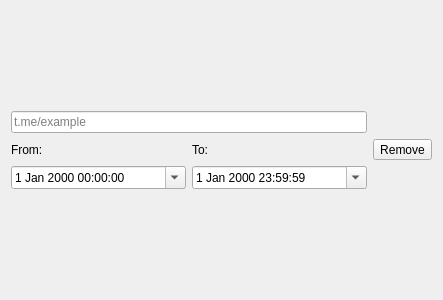
<?xml version="1.0" encoding="UTF-8"?>
<ui version="4.0">
 <class>Form</class>
 <widget class="QWidget" name="Form">
  <property name="geometry">
   <rect>
    <x>0</x>
    <y>0</y>
    <width>443</width>
    <height>300</height>
   </rect>
  </property>
  <property name="windowTitle">
   <string>Form</string>
  </property>
  <layout class="QGridLayout" name="gridLayout">
   <item row="2" column="0" colspan="2">
    <widget class="QLineEdit" name="chnl_name">
     <property name="placeholderText">
      <string>t.me/example</string>
     </property>
    </widget>
   </item>
   <item row="0" column="0" colspan="2">
    <spacer name="top_v_spacer">
     <property name="orientation">
      <enum>Qt::Vertical</enum>
     </property>
     <property name="sizeHint" stdset="0">
      <size>
       <width>20</width>
       <height>40</height>
      </size>
     </property>
    </spacer>
   </item>
   <item row="3" column="1">
    <widget class="QLabel" name="to_lbl">
     <property name="styleSheet">
      <string notr="true">QFrame{
	border-style: none;
}</string>
     </property>
     <property name="text">
      <string>To:</string>
     </property>
    </widget>
   </item>
   <item row="3" column="0">
    <widget class="QLabel" name="from_lbl">
     <property name="styleSheet">
      <string notr="true">QFrame{
	border-style: none;
}</string>
     </property>
     <property name="text">
      <string>From:</string>
     </property>
    </widget>
   </item>
   <item row="4" column="1">
    <widget class="QDateTimeEdit" name="end_date">
     <property name="focusPolicy">
      <enum>Qt::StrongFocus</enum>
     </property>
     <property name="readOnly">
      <bool>false</bool>
     </property>
     <property name="buttonSymbols">
      <enum>QAbstractSpinBox::UpDownArrows</enum>
     </property>
     <property name="time">
      <time>
       <hour>23</hour>
       <minute>59</minute>
       <second>59</second>
      </time>
     </property>
     <property name="calendarPopup">
      <bool>true</bool>
     </property>
    </widget>
   </item>
   <item row="5" column="0" colspan="2">
    <spacer name="bottom_v_spacer">
     <property name="orientation">
      <enum>Qt::Vertical</enum>
     </property>
     <property name="sizeHint" stdset="0">
      <size>
       <width>20</width>
       <height>40</height>
      </size>
     </property>
    </spacer>
   </item>
   <item row="4" column="0">
    <widget class="QDateTimeEdit" name="start_date">
     <property name="focusPolicy">
      <enum>Qt::StrongFocus</enum>
     </property>
     <property name="readOnly">
      <bool>false</bool>
     </property>
     <property name="calendarPopup">
      <bool>true</bool>
     </property>
    </widget>
   </item>
   <item row="3" column="2">
    <widget class="QToolButton" name="rmv">
     <property name="text">
      <string>Remove</string>
     </property>
    </widget>
   </item>
  </layout>
 </widget>
 <resources/>
 <connections/>
</ui>
